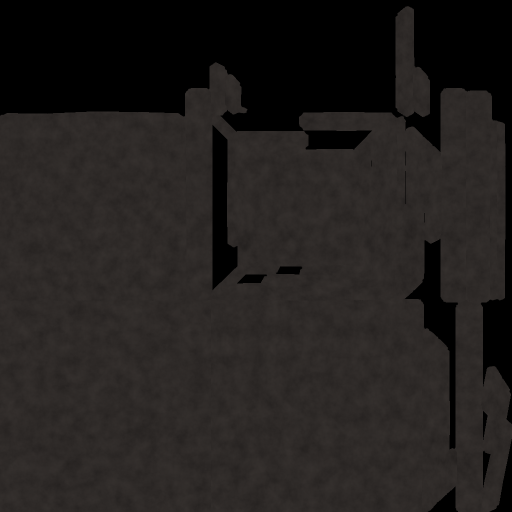
#> input picture Assets/Integrante4/Art/Arena/arena_platform_albedo.png, 1024 x 1024 px, given in place of 01_topologia.png, which was not available (shown at 1/2 size)
$ python componer_lamina.py ../../../../Assets/Integrante4/Art/Arena ../../../../Assets/Integrante4/Art/Arena/arena_platform_emission.png
#> lines starting #> are read from the running program, lines starting #| are printed output that depends on the picture
"""Compone la lámina de proceso (5 paneles) de una criatura.

Uso (Python normal, fuera de Blender; requiere Pillow):
    python componer_lamina.py <carpeta_proyecto> <NOMBRE>

Espera en <carpeta_proyecto>:
    render_final.png                      (1920x1080, Cycles)
    laminas/01_topologia.png              (1920x1080, wireframe sin GN ni suelo)
    laminas/02_rig.png                    (1920x1080, sólido + huesos de color)
    laminas/03_cabeza_detalle.png         (VERTICAL 1000x1150 -> no se recorta)
    laminas/04_pose_rig.png               (1920x1080, fotograma de pose)
Escribe laminas/lamina_<nombre>.png (3000 px de ancho).
Edita los textos de PANELES para cada diseño.
"""
import sys, os
from PIL import Image, ImageDraw, ImageFont

base = sys.argv[1]
NOMBRE = sys.argv[2] if len(sys.argv) > 2 else "CRIATURA"
SUBTITULO = "Serpiente-dragón · modelado procedural en Blender con Python (bpy)"
PANELES = {   # (etiqueta, pie de foto) — actualizar con los datos reales del diseño
    1: ("TOPOLOGÍA BASE", "Malla de quads; escamas añadidas con Geometry Nodes"),
    2: ("ESCAMAS + RIGGING", "Cuerpo afinado desde el grosor de la cabeza · Spline IK"),
    3: ("POSE DE ANIMACIÓN", "Fotograma del ciclo con el rig"),
    4: ("DETALLE DE CABEZA", "Cráneo corto de dragón · ceja pesada · colmillos"),
    5: ("RENDER FINAL", "Cycles · lava entre escamas · brasas GN · niebla volumétrica"),
}
PIE = "Blender · Python / bpy · Geometry Nodes · Cycles · Spline IK"

lam = os.path.join(base, "laminas")
def _font(names, size):
    # Windows fonts first, then common Linux fonts, then PIL default
#> called with size = 92
    dirs = ["C:/Windows/Fonts/", "/usr/share/fonts/truetype/dejavu/", "/usr/share/fonts/truetype/liberation/"]
    for d in dirs:
        for n in names:
            if os.path.exists(d + n):
                return ImageFont.truetype(d + n, size)
#> in load, returned value is the input picture: PIL image 1024x1024 RGB; mean R, G, B 34.5, 31.3, 29.8
    return ImageFont.load_default()
title_f = _font(["georgiab.ttf", "DejaVuSerif-Bold.ttf"], 92)
sub_f = _font(["segoeui.ttf", "DejaVuSans.ttf"], 38)
lab_f = _font(["segoeuib.ttf", "DejaVuSans-Bold.ttf"], 40)
cap_f = _font(["segoeui.ttf", "DejaVuSans.ttf"], 30)

W, M = 3000, 40
colw = (W - 4 * M) // 3
BG = (24, 24, 27)
ACC = (255, 120, 30)

def crop_fit(img, w, h, cx=0.5, cy=0.5):
#> called with w = 946, h = 1000, cx = 0.5, cy = 0.5
    iw, ih = img.size
#> iw = 1024; ih = 1024
    s = max(w / iw, h / ih)
#> s = 0.977
    img = img.resize((round(iw * s), round(ih * s)), Image.LANCZOS)
    iw, ih = img.size
#> iw = 1000; ih = 1000
    x = int((iw - w) * cx); y = int((ih - h) * cy)
#> after `x = int((iw - w) * cx)`: x = 27
#> after `y = int((ih - h) * cy)`: y = 0
    return img.crop((x, y, x + w, y + h))
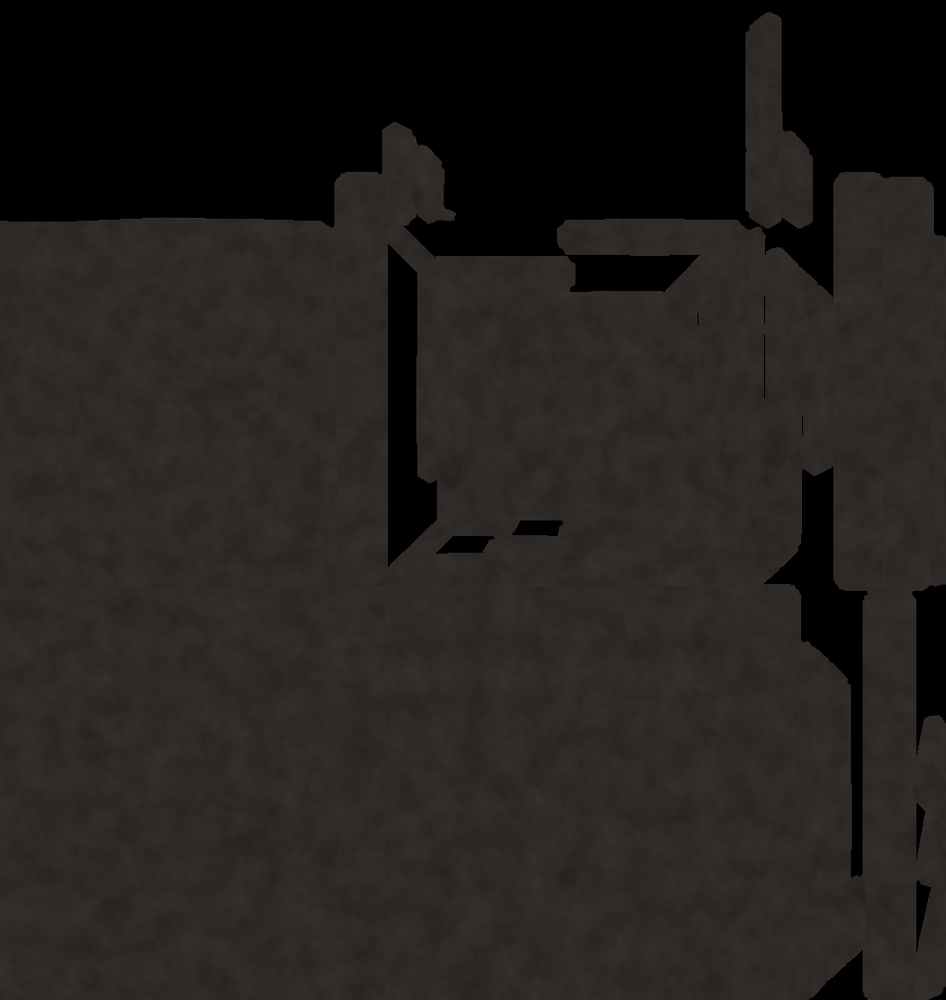
#> returned value: PIL image 946x1000 RGB; mean R, G, B 35, 31.8, 30.2

def load(n):
    folder = base if n == "render_final.png" else lam
    return Image.open(os.path.join(folder, n)).convert("RGB")

TITLE_H = 230
r1h = 1000
r2h = 1087
CAP = 120
H = TITLE_H + r1h + CAP + r2h + CAP + 70
canvas = Image.new("RGB", (W, H), BG)
d = ImageDraw.Draw(canvas)

d.text((M, 40), f"GUÍA DE MODELADO 3D: {NOMBRE.upper()}", font=title_f, fill=(240, 236, 230))
d.text((M + 4, 150), SUBTITULO, font=sub_f, fill=(170, 170, 175))
d.rectangle((M, TITLE_H - 18, W - M, TITLE_H - 14), fill=ACC)

def panel(img, x, y, w, h, num):
#> called with x = 40, y = 230, w = 946, h = 1000, num = 1
    label, cap = PANELES[num]
#> label = 'TOPOLOGÍA BASE'
    canvas.paste(img, (x, y))
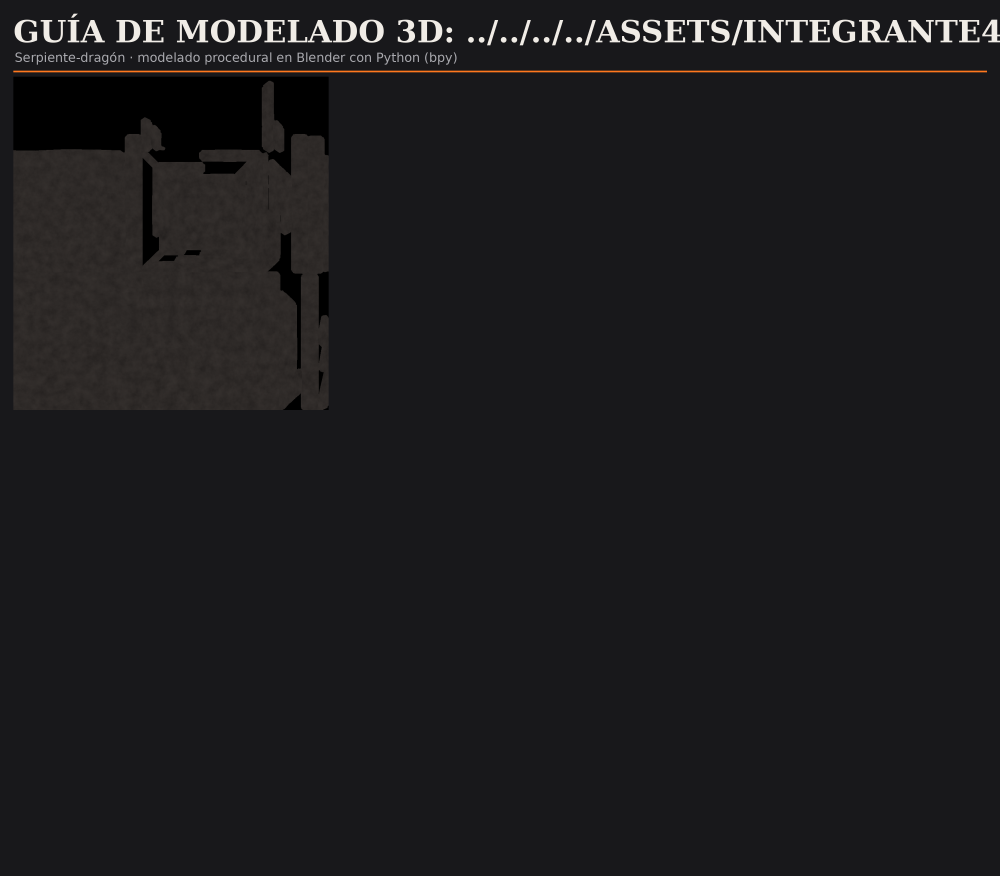
#> canvas: PIL image 3000x2627 RGB (shown at 1/3 size); mean R, G, B 27.9, 27.2, 29.4
    d.rectangle((x, y, x + w - 1, y + h - 1), outline=(70, 70, 75), width=2)
    d.rounded_rectangle((x + 20, y + 20, x + 84, y + 84), radius=14, fill=ACC)
    tw = d.textlength(str(num), font=lab_f)
#> tw = 27.83
    d.text((x + 52 - tw / 2, y + 26), str(num), font=lab_f, fill=(20, 20, 20))
    d.text((x, y + h + 18), label, font=lab_f, fill=(240, 236, 230))
    d.text((x, y + h + 68), cap, font=cap_f, fill=(160, 160, 165))

y1 = TITLE_H
panel(crop_fit(load("01_topologia.png"), colw, r1h), M, y1, colw, r1h, 1)
panel(crop_fit(load("02_rig.png"), colw, r1h), M * 2 + colw, y1, colw, r1h, 2)
#> call 2 of load, with n = '02_rig.png'
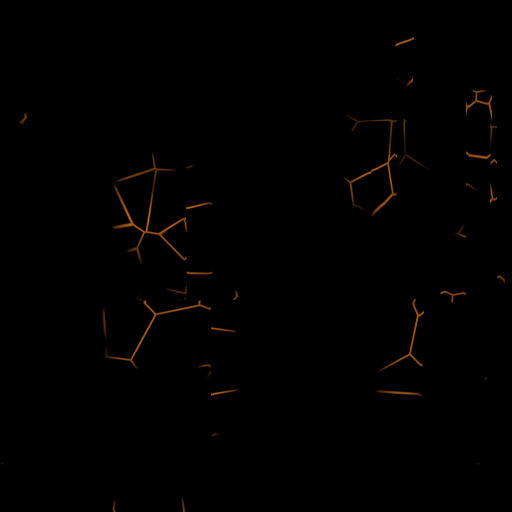
#> input picture Assets/Integrante4/Art/Arena/arena_platform_emission.png, 1024 x 1024 px, given in place of 02_rig.png, which was not available (shown at 1/2 size)
#> in load, returned value is the input picture: PIL image 1024x1024 RGB; mean R, G, B 1.3, 0.7, 0.2
#> call 2 of crop_fit, with w = 946, h = 1000, cx = 0.5, cy = 0.5
#> in crop_fit (call 2), `iw, ih = img.size`: iw = 1024
#> in crop_fit (call 2), `return img.crop((x, y, x + w, y + h))`:
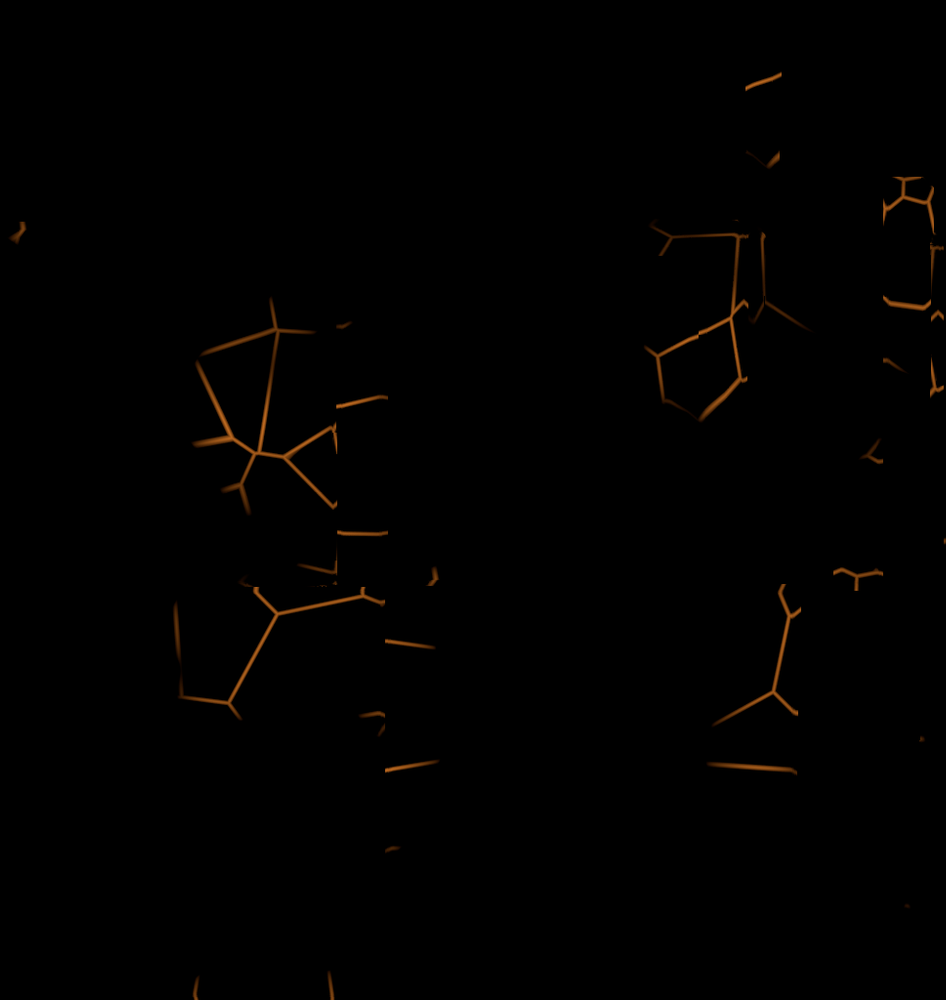
#> returned value: PIL image 946x1000 RGB; mean R, G, B 1.4, 0.7, 0.2
#> call 2 of panel, with x = 1026, y = 230, w = 946, h = 1000, num = 2
#> in panel (call 2), `label, cap = PANELES[num]`: label = 'ESCAMAS + RIGGING'
#> in panel (call 2), `canvas.paste(img, (x, y))`:
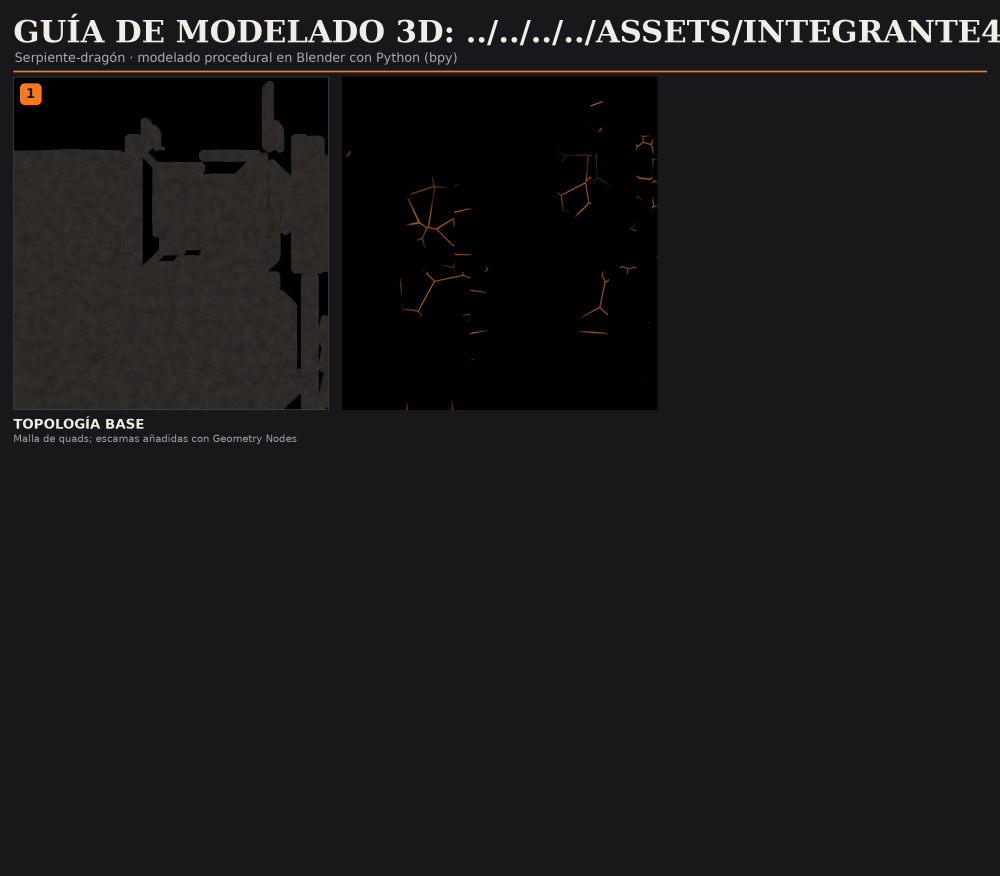
#> canvas: PIL image 3000x2627 RGB (shown at 1/3 size); mean R, G, B 25.6, 24.8, 26.5
panel(crop_fit(load("04_pose_rig.png"), colw, r1h, cx=0.48), M * 3 + colw * 2, y1, colw, r1h, 3)
#> call 3 of panel, with x = 2012, y = 230, w = 946, h = 1000, num = 3
#> in panel (call 3), `label, cap = PANELES[num]`: label = 'POSE DE ANIMACIÓN'; cap = 'Fotograma del ciclo con el rig'
#> in panel (call 3), `canvas.paste(img, (x, y))`:
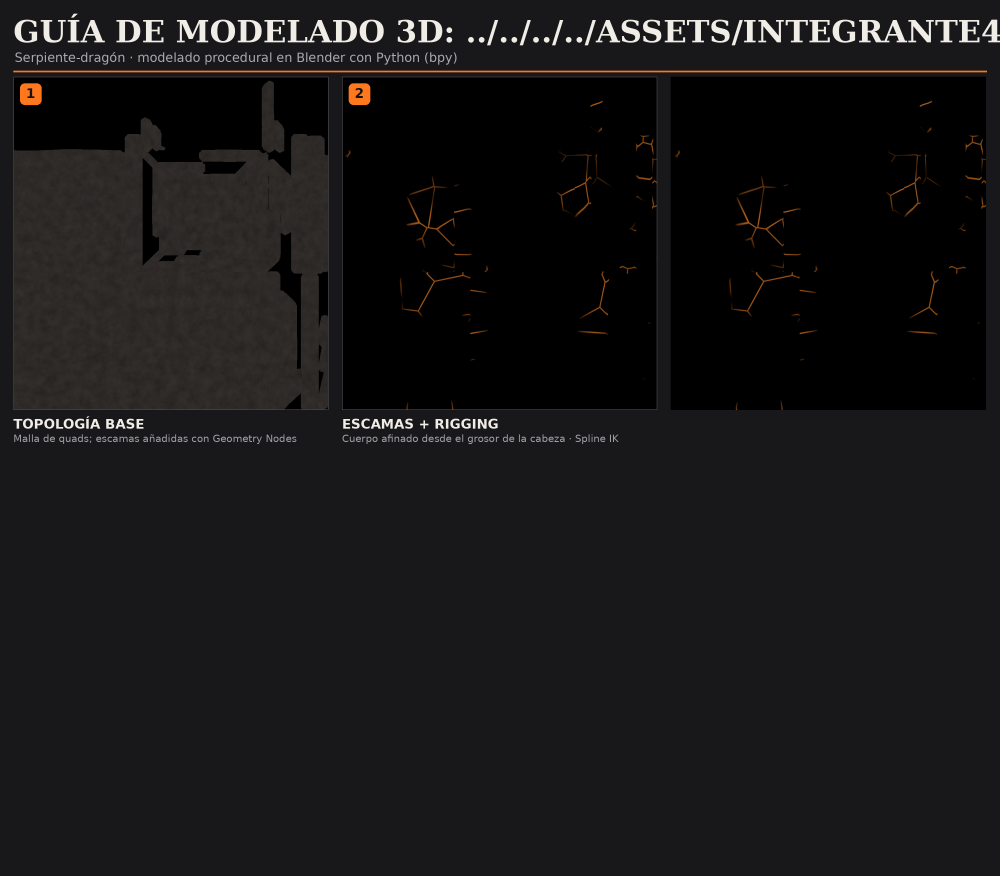
#> canvas: PIL image 3000x2627 RGB (shown at 1/3 size); mean R, G, B 23.3, 22.4, 23.6
y2 = y1 + r1h + CAP
wide = colw * 2 + M
# el detalle de cabeza se renderiza ya en vertical: crop centrado, nada se corta
panel(crop_fit(load("03_cabeza_detalle.png"), colw, r2h), M, y2, colw, r2h, 4)
#> (the run stopped early here; a loop or call above may not have finished)
